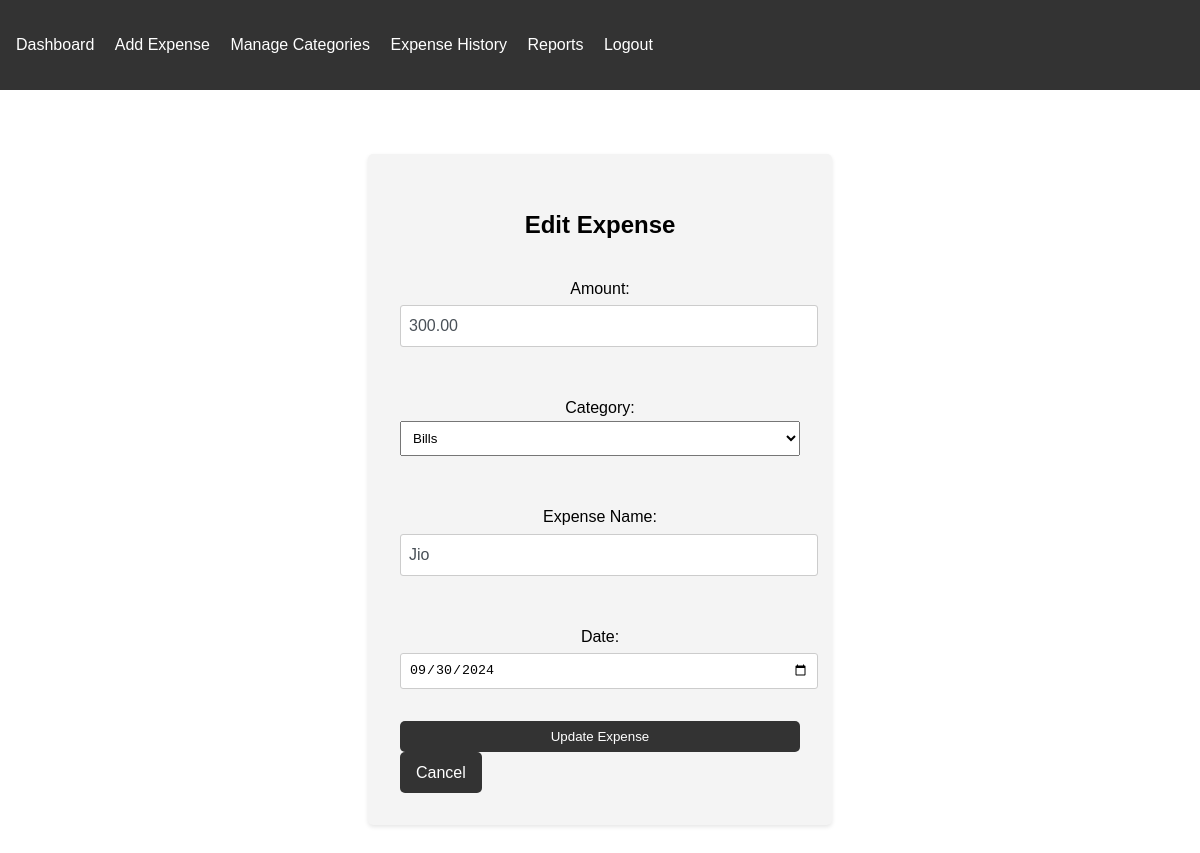
/edit_expense/10/ (signed in), run on the app's committed database.
### expenses/models.py (models this page shows, shortened)
class Expense(models.Model):
    user = models.ForeignKey(User, on_delete=models.CASCADE)
    amount = models.DecimalField(max_digits=10, decimal_places=2)
    category = models.CharField(max_length=100)
    description = models.TextField()
    date = models.DateField()

### expenses/views.py (the view)
# urls.py: path('edit_expense/<int:expense_id>/', views.edit_expense, name='edit_expense'),
@login_required
def edit_expense(request, expense_id):
    expense = get_object_or_404(Expense, id=expense_id, user=request.user)
    if request.method == 'POST':
        form = ExpenseForm(request.POST, instance=expense, user=request.user)
        if form.is_valid():
            form.save()
            messages.success(request, 'Expense updated successfully.')
            return redirect('dashboard')
    else:
        form = ExpenseForm(instance=expense, user=request.user)
    return render(request, 'expenses/edit_expense.html', {'form': form, 'expense': expense})

### expenses/forms.py
class ExpenseForm(forms.ModelForm):
    category = forms.ChoiceField(choices=[])
    date = forms.DateField(
        widget=forms.DateInput(attrs={'type': 'date'}),
        initial=datetime.now()
    )
    description = forms.CharField(
        label='Expense Name',
        widget=forms.TextInput(attrs={'class': 'form-control'})
    )
    class Meta:
        model = Expense
        fields = ['amount', 'category', 'description', 'date']
        widgets = {
            'amount': forms.NumberInput(attrs={'class': 'form-control'}),
        }
    def __init__(self, *args, **kwargs):
        user = kwargs.pop('user', None)
        super().__init__(*args, **kwargs)
        if user:
            self.fields['category'].choices = [('', 'Select a category')] + [
                (category.name, category.name) for category in Category.objects.filter(user=user)
            ]

### templates/expenses/edit_expense.html (shortened to what this page needs)
{% extends 'base.html' %}
{% block content %}
<div class="auth-form">
    <h2>Edit Expense</h2>
    <form method="post">
        {{ form.as_p }}
        <button type="submit" class="btn">Update Expense</button>
    </form>
    <a href="{% url 'dashboard' %}" class="btn">Cancel</a>
</div>
{% endblock %}

### static/css/styles.css (style rules this page uses)
body { font-family: Arial, sans-serif; line-height: 1.6; margin: 0; padding: 0; }
.btn { display: inline-block; background-color: #333; color: #fff; padding: 0.5rem 1rem; text-decoration: none; border-radius: 5px; }
form { max-width: 400px; margin: 0 auto; }
form input, form select, form textarea { width: 100%; padding: 0.5rem; margin-bottom: 1rem; }
form button { background-color: #333; color: #fff; padding: 0.5rem 1rem; border: none; cursor: pointer; }
.auth-form { max-width: 400px; margin: 2rem auto; padding: 2rem; background-color: #f4f4f4; border-radius: 5px; box-shadow: 0 2px 4px rgba(0, 0, 0, 0.1); }
.auth-form h2 { margin-bottom: 1rem; text-align: center; }
.auth-form form { display: flex; flex-direction: column; }
.auth-form form p { margin-bottom: 1rem; }
.auth-form form input { width: 100%; padding: 0.5rem; margin-top: 0.25rem; border: 1px solid #ccc; border-radius: 3px; }
.auth-form .btn { display: inline-block; background-color: #333; color: #fff; padding: 0.5rem 1rem; text-decoration: none; border-radius: 5px; transition: background-color 0.3s ease; border: none; cursor: pointer; text-align: center; }
.auth-form p { margin-top: 1rem; text-align: center; }
.form-control { display: block; width: 100%; padding: 0.375rem 0.75rem; font-size: 1rem; line-height: 1.5; color: #495057; background-color: #fff; background-clip: padding-box; border: 1px solid #ced4da; border-radius: 0.25rem; transition: border-color 0.15s ease-in-out, box-shadow 0.15s ease-in-out; }

### data on the page
Expense: amount "300.00", category "Bills", description "Jio", date "09/30/2024"
